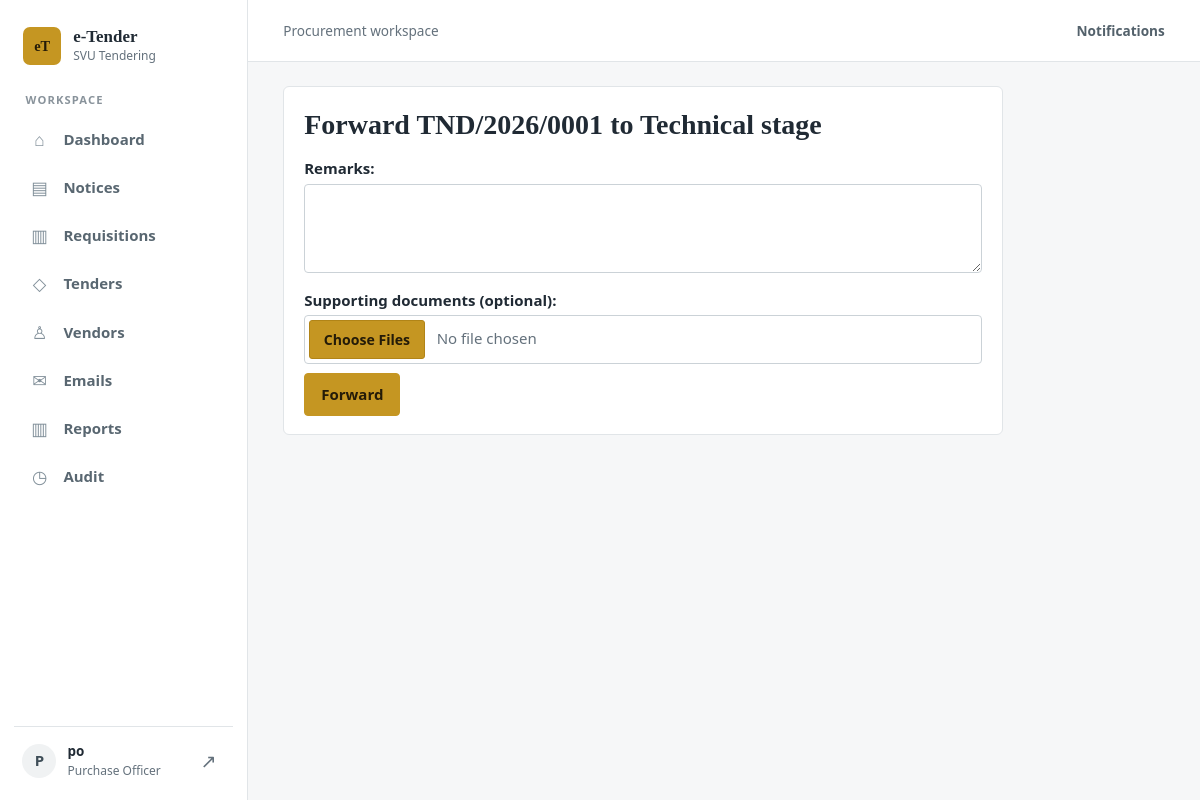
The app's page /tenders/1/forward/TECHNICAL/ (signed in) with its own data.
### accounts/models.py (models this page shows, shortened)
class User(AbstractUser):
    class Role(models.TextChoices):
        ADMIN = 'ADMIN', 'Admin'
        PO = 'PO', 'Purchase Officer'
        HOD = 'HOD', 'Head of Department'
        TC = 'TC', 'Technical Committee'
        FC = 'FC', 'Finance Committee'
        CFO = 'CFO', 'CFO'
        VENDOR = 'VENDOR', 'Vendor'
    email = models.EmailField(unique=True)
    role = models.CharField(max_length=10, choices=Role.choices, default=Role.VENDOR)
    phone = models.CharField(max_length=30, blank=True)
    email_verified = models.BooleanField(default=False)
    failed_attempts = models.PositiveIntegerField(default=0)
    locked_until = models.DateTimeField(null=True, blank=True)
    INTERNAL_ROLES = ('ADMIN', 'PO', 'HOD', 'TC', 'FC', 'CFO')

### tenders/models.py (models this page shows, shortened)
class Tender(models.Model):
    class Status(models.TextChoices):
        DRAFT = 'DRAFT', 'Draft'
        PUBLISHED = 'PUBLISHED', 'Published'
        BIDDING_OPEN = 'BIDDING_OPEN', 'Bidding open'
        BIDDING_CLOSED = 'BIDDING_CLOSED', 'Bidding closed'
        OPENED = 'OPENED', 'Opened'
        TECHNICAL_REVIEW = 'TECHNICAL_REVIEW', 'Technical review'
        TECHNICAL_APPROVED = 'TECHNICAL_APPROVED', 'Technically approved'
        FINANCE_REVIEW = 'FINANCE_REVIEW', 'Finance review'
        QUOTATION_VALIDATION = 'QUOTATION_VALIDATION', 'Quotation validation'
        CFO_REVIEW = 'CFO_REVIEW', 'CFO review'
        APPROVED = 'APPROVED', 'Approved (award pending)'
        AWARDED = 'AWARDED', 'Awarded'
        CLOSED = 'CLOSED', 'Closed'
        REJECTED = 'REJECTED', 'Rejected'
        SENT_BACK = 'SENT_BACK', 'Sent back'
        CANCELLED = 'CANCELLED', 'Cancelled'
    class Visibility(models.TextChoices):
        OPEN = 'OPEN', 'Open – all approved vendors'
        LIMITED = 'LIMITED', 'Limited – invited vendors only'
    tender_no = models.CharField(max_length=30, blank=True, unique=True)
    notice = models.ForeignKey(Notice, null=True, blank=True, on_delete=models.PROTECT, related_name='tenders')
    title = models.CharField(max_length=250)
    category = models.CharField(max_length=80)
    description = models.TextField('Description / specification')
    quantity = models.DecimalField(max_digits=14, decimal_places=2, default=1)
    unit = models.CharField(max_length=30, default='Nos')
    estimated_value = models.DecimalField(max_digits=16, decimal_places=2)
    currency = models.CharField(max_length=5, default='INR')
    emd_amount = models.DecimalField('EMD / security deposit', max_digits=14, decimal_places=2, default=0)
    eligibility = models.TextField(blank=True)
    terms = models.TextField('Payment & delivery terms / T&C', blank=True)
    evaluation_criteria = models.TextField(blank=True)
    contact_person = models.CharField(max_length=200, blank=True)
    visibility = models.CharField(max_length=8, choices=Visibility.choices, default=Visibility.OPEN)
    bid_start_at = models.DateTimeField()
    bid_end_at = models.DateTimeField()
    opening_at = models.DateTimeField()
    status = models.CharField(max_length=22, choices=Status.choices, default=Status.DRAFT)
    return_stage = models.CharField(max_length=10, blank=True)   # stage that rejected / sent back
    status_reason = models.TextField(blank=True)
    round = models.PositiveIntegerField(default=0)                # increments on each forward
    created_by = models.ForeignKey(User, on_delete=models.PROTECT, related_name='tenders_created')
    opened_by = models.ForeignKey(User, null=True, blank=True, on_delete=models.PROTECT, related_name='+')
    opened_at = models.DateTimeField(null=True, blank=True)
    created_at = models.DateTimeField(auto_now_add=True)
    class Meta:
        ordering = ['-created_at']
    def sync_status(self):
        return self.status

### tenders/views.py (the view, shortened to what this page needs)
# urls.py: path('tenders/<int:pk>/forward/<str:stage>/', v.forward_view, name='forward'),
@role_required('PO')
def forward_view(request, pk, stage):
    t = get_tender(request, pk)
    stage = stage.upper()
    if stage not in (Stage.TECHNICAL, Stage.FINANCE, Stage.CFO):
        raise Http404
    form = ForwardForm(request.POST or None, request.FILES or None)
    return render(request, 'tenders/forward.html', {'t': t, 'form': form, 'stage': stage})

### tenders/forms.py
class ForwardForm(forms.Form):
    remarks = forms.CharField(widget=forms.Textarea(attrs={'rows': 3}), required=False)
    files = MultiFileField(required=False, label='Supporting documents (optional)')

### tenders/context_processors.py (called while the page is built)
def globals(request):
    from django.conf import settings
    ctx = {'ORG_NAME': settings.ORG_NAME}
    u = getattr(request, 'user', None)
    if u is not None and u.is_authenticated:
        from .models import Notification
        ctx['unread_count'] = Notification.objects.filter(user=u, read_at__isnull=True).count()
    return ctx

### tenders/views.py (called while the page is built, shortened)
def tenders_for(user):
    qs = Tender.objects.all()
    if user.role in ('ADMIN', 'PO'):
        return qs

def get_tender(request, pk):
    t = get_object_or_404(tenders_for(request.user), pk=pk)       # 404 (not 403) for hidden tenders (T2/T18)
    t.sync_status()
    return t

### templates/tenders/forward.html
{% extends 'base.html' %}{% block content %}<div class="card" style="max-width:720px"><h1>Forward {{ t.tender_no }} to {{ stage|title }} stage</h1>
<form method="post" enctype="multipart/form-data">{% csrf_token %}{{ form.as_p }}<button>Forward</button></form></div>{% endblock %}

### templates/base.html (shortened to what this page needs)
<!doctype html>
<html lang="en">
<head>
	{% load static %}<link rel="stylesheet" href="{% static 'css/style.css' %}">
</head>
<body>
{% if user.is_authenticated %}
<div class="app-shell">
	<aside class="sidebar">
		<a class="sidebar-brand" href="/">
			<span class="brand-mark" aria-hidden="true">eT</span>
			<span class="brand-copy"><strong>e-Tender</strong><small>{{ ORG_NAME }}</small></span>
		</a>
		<p class="sidebar-section-label">Workspace</p>
		<nav class="side-nav" aria-label="Main navigation">
			<a class="side-link{% if request.resolver_match.url_name == 'dashboard' %} active{% endif %}" href="{% url 'dashboard' %}"><span class="nav-icon" aria-hidden="true">⌂</span>Dashboard</a>
			<a class="side-link{% if request.resolver_match.url_name == 'notice_list' %} active{% endif %}" href="{% url 'notice_list' %}"><span class="nav-icon" aria-hidden="true">▤</span>Notices</a>
			{% if user.role == 'HOD' or user.role == 'PO' or user.role == 'ADMIN' %}<a class="side-link" href="{% url 'requisition_list' %}"><span class="nav-icon" aria-hidden="true">▥</span>Requisitions</a>{% endif %}
			<a class="side-link" href="{% url 'tender_list' %}"><span class="nav-icon" aria-hidden="true">◇</span>Tenders</a>
			{% if user.role == 'PO' or user.role == 'ADMIN' %}
			<a class="side-link{% if request.resolver_match.url_name == 'vendor_list' %} active{% endif %}" href="{% url 'vendor_list' %}"><span class="nav-icon" aria-hidden="true">♙</span>Vendors</a>
			<a class="side-link{% if request.resolver_match.url_name == 'email_log' %} active{% endif %}" href="{% url 'email_log' %}"><span class="nav-icon" aria-hidden="true">✉</span>Emails</a>
			{% endif %}
			{% if user.role == 'PO' or user.role == 'ADMIN' or user.role == 'CFO' %}
			<a class="side-link{% if request.resolver_match.url_name == 'reports' %} active{% endif %}" href="{% url 'reports' %}"><span class="nav-icon" aria-hidden="true">▥</span>Reports</a>
			{% endif %}
			{% if user.role != 'VENDOR' %}
			<a class="side-link{% if request.resolver_match.url_name == 'audit' %} active{% endif %}" href="{% url 'audit' %}"><span class="nav-icon" aria-hidden="true">◷</span>Audit</a>
			{% endif %}
		</nav>
		<div class="sidebar-spacer"></div>
		<div class="sidebar-user">
			<span class="user-avatar" aria-hidden="true">{{ user.username|slice:":1"|upper }}</span>
			<span class="user-copy"><strong>{{ user.username }}</strong><small>{{ user.get_role_display }}</small></span>
			<a class="signout-link" href="{% url 'logout' %}" aria-label="Sign out">↗</a>
		</div>
	</aside>
	<div class="app-main">
		<header class="topbar">
			<span class="topbar-context">Procurement workspace</span>
			<div class="topbar-actions">
				<a class="notifications-link" href="{% url 'notifications' %}">Notifications{% if unread_count %}<span class="notification-count">{{ unread_count }}</span>{% endif %}</a>
			</div>
		</header>
{% endif %}
<main>
	{% block content %}{% endblock %}
</main>
{% if user.is_authenticated %}</div></div>{% endif %}
</body>
</html>

### static/css/style.css (style rules this page uses)
:root { color-scheme: light; --bg: #f6f7f8; --surface: #ffffff; --ink: #202a34; --muted: #64717c; --gold: #c59622; --gold-deep: #8c650b; --gold-wash: #fff7df; --line: #e1e5e8; --ok: #18734e; --bad: #b43d3d; --warn: #8c650b; }
* { box-sizing: border-box; }
body { margin: 0; background: var(--bg); color: var(--ink); font: 15px/1.55 "Segoe UI", Tahoma, sans-serif; }
a { color: var(--gold-deep); text-decoration: none; }
.app-shell { display: grid; grid-template-columns: 248px minmax(0, 1fr); min-height: 100vh; }
.sidebar { position: sticky; top: 0; display: flex; height: 100vh; flex-direction: column; padding: 1.35rem .9rem 1rem; background: var(--surface); border-right: 1px solid var(--line); }
.sidebar-brand { display: flex; align-items: center; gap: .75rem; padding: .35rem .55rem 1.5rem; color: var(--ink); text-decoration: none; }
.brand-mark { display: grid; width: 38px; aspect-ratio: 1; place-items: center; border-radius: 7px; background: var(--gold); color: #241b08; font: 700 .9rem Georgia, "Times New Roman", serif; }
.brand-copy, .user-copy { display: grid; min-width: 0; }
.brand-copy strong { font: 700 1.06rem Georgia, "Times New Roman", serif; }
.brand-copy small, .user-copy small { overflow: hidden; color: var(--muted); font-size: .75rem; text-overflow: ellipsis; white-space: nowrap; }
.sidebar-section-label { margin: .1rem .7rem .55rem; color: #89939b; font-size: .7rem; font-weight: 750; letter-spacing: .1em; text-transform: uppercase; }
.side-nav { display: grid; gap: .2rem; }
.side-link { display: flex; min-height: 42px; align-items: center; gap: .8rem; padding: .55rem .7rem; border-left: 3px solid transparent; border-radius: 0 4px 4px 0; color: #596771; font-weight: 550; transition: color .15s ease, background-color .15s ease; }
.nav-icon { display: grid; width: 22px; flex: 0 0 22px; place-items: center; color: #82909a; font-size: 1.1rem; }
.sidebar-spacer { flex: 1; }
.sidebar-user { display: flex; align-items: center; gap: .7rem; padding: .9rem .5rem .2rem; border-top: 1px solid var(--line); }
.user-avatar { display: grid; width: 34px; aspect-ratio: 1; flex: 0 0 34px; place-items: center; border-radius: 50%; background: #f0f2f3; color: #3e4d57; font-weight: 750; }
.user-copy { flex: 1; }
.user-copy strong { overflow: hidden; font-size: .84rem; text-overflow: ellipsis; white-space: nowrap; }
.signout-link { display: grid; width: 32px; aspect-ratio: 1; place-items: center; border-radius: 4px; color: var(--muted); font-size: 1.2rem; }
.app-main { min-width: 0; }
.topbar { display: flex; min-height: 62px; align-items: center; justify-content: space-between; gap: 1rem; padding: .7rem clamp(1rem, 3vw, 2.2rem); border-bottom: 1px solid var(--line); background: var(--surface); }
.topbar-context { color: var(--muted); font-size: .85rem; }
.topbar-actions { display: flex; align-items: center; gap: 1rem; }
.notifications-link { display: inline-flex; align-items: center; gap: .5rem; color: #53616b; font-size: .85rem; font-weight: 600; }
main { width: min(1200px, 100%); margin: 1.8rem auto; padding: 0 clamp(1rem, 4vw, 2.5rem); }
.app-main main { width: 100%; margin: 1.5rem auto; padding: 0 clamp(1rem, 3vw, 2.2rem); }
.card { margin-bottom: 1rem; padding: 1.15rem 1.25rem; overflow-x: auto; background: var(--surface); border: 1px solid var(--line); border-radius: 6px; }
h1, h2, h3 { color: var(--ink); }
h1 { margin: .15rem 0 1rem; font-family: Georgia, "Times New Roman", serif; font-size: 1.75rem; line-height: 1.2; }
.btn, button { display: inline-block; padding: .55rem 1rem; border: 1px solid var(--gold); border-radius: 4px; background: var(--gold); color: #241b08; cursor: pointer; font: inherit; font-weight: 650; transition: background-color .15s ease, border-color .15s ease; }
form p { margin: .6rem 0; }
label { display: block; margin-bottom: .2rem; font-weight: 600; }
input, select, textarea { width: 100%; padding: .55rem .65rem; border: 1px solid #cbd2d7; border-radius: 4px; background: var(--surface); color: var(--ink); font: inherit; }
input[type=file] { padding: .25rem; color: var(--muted); cursor: pointer; }

### records on screen
User: username "P", username "po", role "Purchase Officer"
Tender: tender_no "TND/2026/0001"

### other values on screen
{{ ORG_NAME }} "SVU Tendering"
{{ stage|title }} "Technical"
